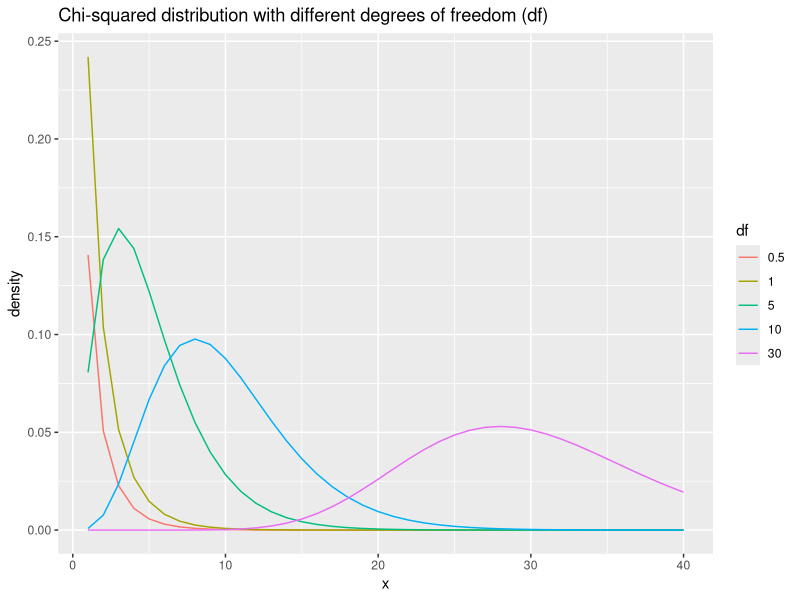

Write the R code that produced this figure.
# ---- 0. Setup and load libraries, if any ----

library(ggplot2)

# ---- 1. Plotting the chi-squared distribution, and computing prob.s ----

# Set an x-axis over which to evaluate the chi-squared distribution
x <- seq(1, 40)

# Which function do you think we should use to compute P(x) for each x above:
# dchisq, pchisq, qchisq, or rchisq?

df05 <- dchisq(x, df=0.5)  
df1 <- dchisq(x, df=1)
df5 <- dchisq(x, df=5)
df10 <- dchisq(x, df=10)
df50 <- dchisq(x, df=30)

data <- data.frame(rep(x, 5), 
                   c(df05, df1, df5, df10, df50), 
                   c(rep(0.5, 40), rep(1, 40), rep(5, 40), rep(10, 40), 
                     rep(30, 40)))
colnames(data) <- c("x", "density", "df")

ggplot(data=data, aes(x=x, y=density, color=factor(df))) +
  geom_line() +
  labs(color="df") +
  ggtitle("Chi-squared distribution with different degrees of freedom (df)")
  
